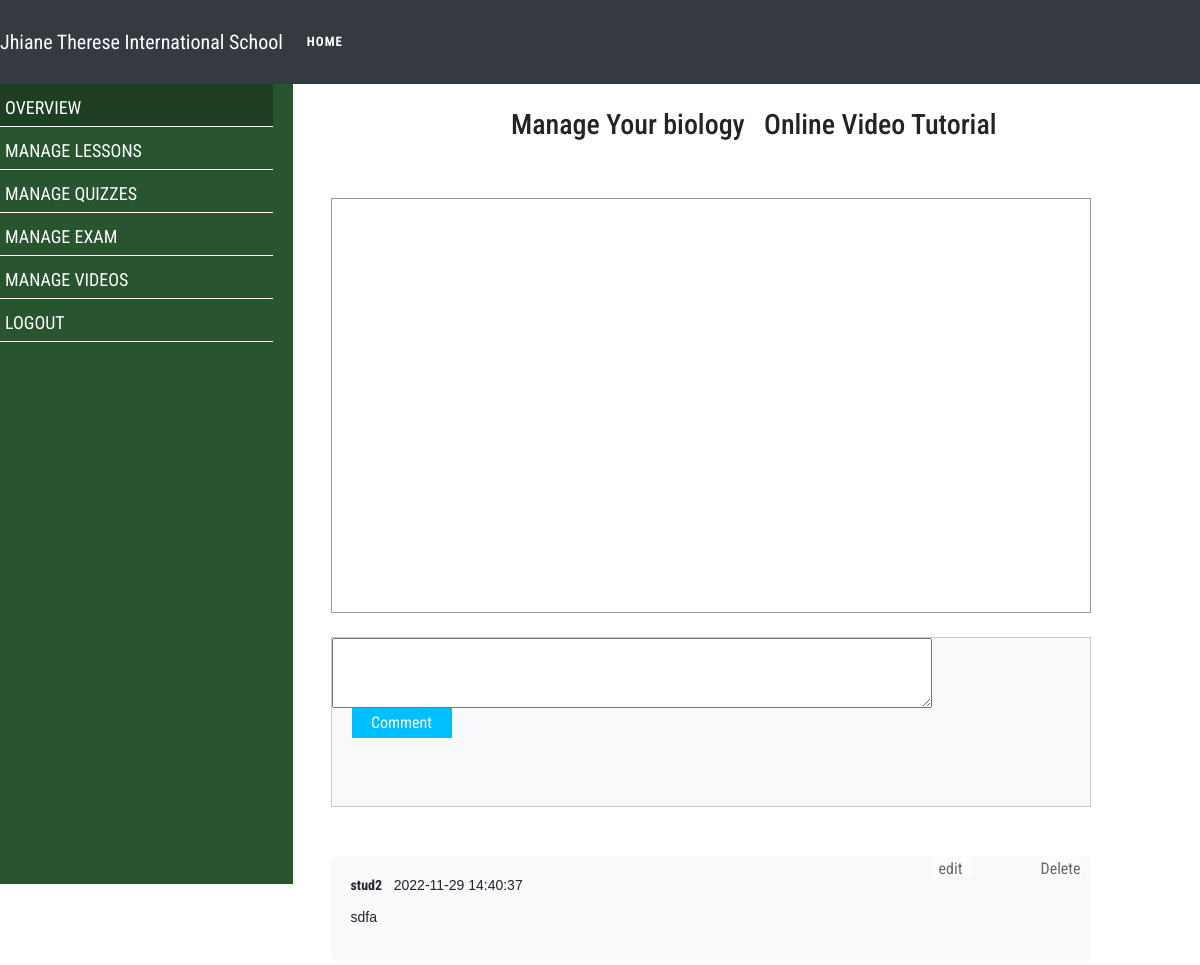
The page /admin/manage_videos/watch_video.php?video_id=52&course_name=biology (signed in) on the database its author committed.
### tables this page shows
CREATE TABLE `videos` (
  `video_id` int(255) NOT NULL,
  `video_path` varchar(255) NOT NULL,
  `video_name` varchar(255) NOT NULL,
  `course_name` varchar(255) NOT NULL,
  `video_image` varchar(255) NOT NULL
);

CREATE TABLE `commentsection` (
  `cid` int(11) NOT NULL,
  `uid` varchar(120) NOT NULL,
  `date` datetime NOT NULL,
  `message` text NOT NULL,
  `video_id` int(255) NOT NULL,
  `video_path` varchar(255) NOT NULL
);

### admin/manage_videos/comments.inc.php (the view, shortened to what this page needs)
<?php
function getComments($con)
{
	$video_id=$_SESSION['vid'];
	$sql="SELECT * FROM commentsection where video_id='$video_id'";
	$result=mysqli_query($con,$sql);
	while ($row=mysqli_fetch_array($result)) {
		echo "<div class='comment-box shadow bg-light'><p>";
			echo "<b>".$row['uid']."</b>&nbsp;&nbsp;&nbsp;";
			echo $row['date']."<br><br>";
			echo nl2br($row['message']);
		echo "</p>";
			echo "<form class='delete-form' method='POST' action='".deleteComment($con)."'>
			<input type='hidden' name='cid' value='".$row['cid']."'>
			<button type='submit' name='CommentDelete' class='btndelete'>Delete</button>
			</form>";
			echo "
			<input type='hidden' name='cid' value='".$row['cid']."'>
			<button type='button' class='btnEdit'  data-toggle='modal' data-target='#myModal' >edit</button>
			";
		echo "</div>";
	}
 }
?>

### css/style.css (style rules this page uses)
* { margin: 0px; padding: 0px; box-sizing: border-box; }

### css/custom.css (style rules this page uses)
* { padding: 0; margin: 0; box-sizing: border-box; font-family: 'Roboto Condensed', sans-serif; }
body { height: 100%; }
html { scroll-behavior: smooth; }

### admin/manage_videos/comments.inc.php (style rules this page uses)
.comment-box { width: 760px; padding: 20px; background-color: #fff; border-radius: 4px; margin-bottom: 4px; position: relative; }
.comment-box p { font-family:arial; font-size: 14px; line-height: 16px; }
.delete-form { position: absolute; top:0px; right:10px; }
.delete-form Button { width: 40px; height: 20px; color:#282828; background-color: #fff; opacity: 0.7; border:none; }
.btnEdit { position: absolute !important; top:0px !important; right:120px !important; width: 40px; height: 20px; color:#282828; background-color: #fff; opacity: 0.7; border:none; }

### rows shown on the page
commentsection: uid "stud2", date "2022-11-29 14:40:37", message "sdfa"

### other values the page prints
$_GET['course_name'] "biology"
